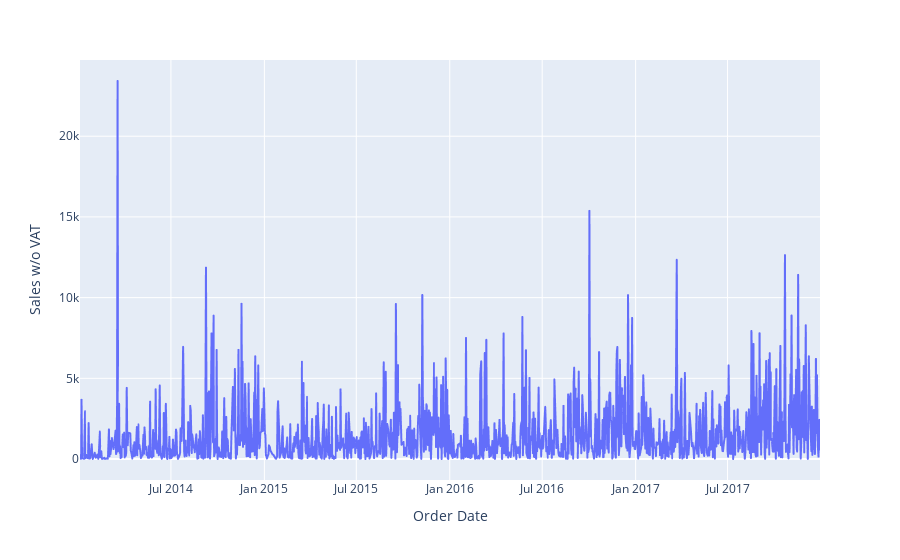

This figure's notebook cell:
### Code cell
px.line(data, x="Order Date", y="Sales w/o VAT")

### Figure 1 — Plotly figure (JSON) as saved in the notebook; plotly's stock layout.template omitted (floating-point values rounded to 4 significant figures; data arrays with more than 128 entries replaced by an {"elided": "..."} marker saying what was removed)
{"data": [{"hovertemplate": "Order Date=%{x}<br>Sales w/o VAT=%{y}<extra></extra>", "legendgroup": "", "line": {"color": "#636efa", "dash": "solid"}, "marker": {"symbol": "circle"}, "mode": "lines", "name": "", "showlegend": false, "type": "scattergl", "x": {"elided": "1237 str values"}, "xaxis": "x", "y": {"elided": "1237 float values"}, "yaxis": "y"}], "layout": {"legend": {"tracegroupgap": 0}, "margin": {"t": 60}, "xaxis": {"anchor": "y", "domain": [0, 1], "title": {"text": "Order Date"}}, "yaxis": {"anchor": "x", "domain": [0, 1], "title": {"text": "Sales w/o VAT"}}}}
